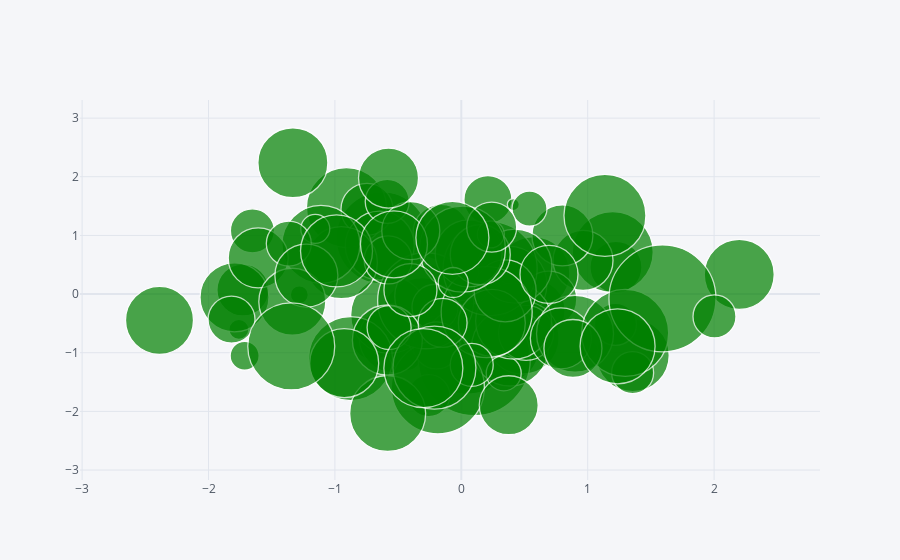

Here is the notebook cell this chart was saved with:
### Code cell
df.iplot(kind='bubble',x='A',y='B', size='C', color='green')

### Figure 1 — Plotly figure (JSON) as saved in the notebook; plotly's stock layout.template omitted (floating-point values rounded to 4 significant figures)
{"data": [{"marker": {"color": ["green", "green", "green", "green", "green", "green", "green", "green", "green", "green", "green", "green", "green", "green", "green", "green", "green", "green", "green", "green", "green", "green", "green", "green", "green", "green", "green", "green", "green", "green", "green", "green", "green", "green", "green", "green", "green", "green", "green", "green", "green", "green", "green", "green", "green", "green", "green", "green", "green", "green", "green", "green", "green", "green", "green", "green", "green", "green", "green", "green", "green", "green", "green", "green", "green", "green", "green", "green", "green", "green", "green", "green", "green", "green", "green", "green", "green", "green", "green", "green", "green", "green", "green", "green", "green", "green", "green", "green", "green", "green", "green", "green", "green", "green", "green", "green", "green", "green", "green", "green"], "line": {"width": 1.3}, "size": [39, 62, 82, 48, 92, 94, 73, 77, 52, 44, 52, 73, 82, 81, 69, 20, 33, 60, 42, 62, 80, 56, 77, 12, 29, 52, 69, 50, 72, 73, 43, 64, 112, 84, 77, 68, 42, 78, 42, 35, 56, 46, 36, 55, 61, 47, 17, 18, 76, 93, 77, 69, 96, 94, 74, 48, 67, 62, 70, 44, 44, 29, 91, 60, 82, 67, 60, 67, 27, 35, 61, 86, 44, 70, 49, 76, 43, 87, 50, 45, 107, 58, 63, 30, 83, 72, 53, 58, 47, 58, 59, 69, 67, 73, 75, 79, 43, 87, 60, 70], "symbol": "circle"}, "mode": "markers", "text": "", "type": "scatter", "x": [0.04092, 0.576, -0.1473, 0.2104, -0.6261, 0.04249, 0.5701, 0.3724, -1.728, -0.6989, 1.223, 1.356, -0.3074, 1.198, -0.5341, -1.76, -0.4394, 0.9629, 1.355, 0.3648, -0.9089, 0.6919, -0.5708, 0.4114, -1.714, -0.7464, -0.6449, -0.1973, -0.9489, 0.4853, -0.2478, -0.2734, 0.1028, -0.8762, 0.3855, -2.388, -0.2574, -1.111, 1.219, 0.3355, -0.1596, -0.2082, 0.2761, 0.5124, 0.7997, -0.1965, 1.016, -1.282, 0.4139, -0.1856, 0.8997, -1.795, -0.2823, 0.2281, 0.424, -0.5788, 0.2414, 0.3471, -0.585, -0.586, -1.653, -1.155, 0.2006, -1.607, 1.136, 0.05823, 0.1498, -1.337, 0.233, 0.5393, 0.7876, 0.009422, -0.5713, 2.199, -0.1482, -0.5827, 0.08238, 1.296, 0.2404, -1.365, 1.591, 0.8832, -1.226, -0.06401, -0.2128, -0.9873, -0.4024, -0.3998, -1.818, 0.6936, 0.3751, -0.9266, -0.5329, -0.07055, 1.236, -0.3004, 2.003, -1.346, -0.5759, -1.333], "y": [-0.7344, -0.2813, -0.5301, 1.61, 0.9579, -0.9066, 0.3556, 0.162, 0.06979, -0.7411, 0.4565, -1.043, -0.4183, 0.7152, -0.7527, -0.603, -1.03, 0.573, -1.339, -0.9587, 1.475, -0.08762, -0.3548, 1.526, -1.052, 1.446, 0.8268, -0.8005, 0.5348, -0.7432, -0.7687, -0.03778, -1.117, -1.099, -0.9112, -0.448, -1.73, 0.8467, -0.5163, -1.351, 1.052, -0.225, -0.0718, -0.6626, 0.9992, -0.874, -0.9548, -0.01129, -0.4605, -1.591, -0.6762, -0.05517, -0.1138, 0.4354, 0.4766, 0.5817, -0.4911, 0.05391, -0.783, 1.579, 1.077, 1.112, -0.3074, 0.6164, 1.341, 0.6927, 0.6703, -0.1308, 1.018, 1.457, -0.7544, 0.7677, -0.5703, 0.3352, -0.4906, -2.036, -1.208, -0.6626, 1.142, 0.8604, -0.07419, -0.9277, 0.3151, 0.1971, -1.255, 0.7354, 0.06887, 1.081, -0.4348, 0.3358, -1.896, -1.178, 0.8479, 0.9591, -0.89, -1.264, -0.3813, -0.891, 1.978, 2.239]}], "layout": {"legend": {"bgcolor": "#F5F6F9", "font": {"color": "#4D5663"}}, "paper_bgcolor": "#F5F6F9", "plot_bgcolor": "#F5F6F9", "title": {"font": {"color": "#4D5663"}}, "xaxis": {"gridcolor": "#E1E5ED", "showgrid": true, "tickfont": {"color": "#4D5663"}, "title": {"font": {"color": "#4D5663"}, "text": ""}, "zerolinecolor": "#E1E5ED"}, "yaxis": {"gridcolor": "#E1E5ED", "showgrid": true, "tickfont": {"color": "#4D5663"}, "title": {"font": {"color": "#4D5663"}, "text": ""}, "zerolinecolor": "#E1E5ED"}}}
